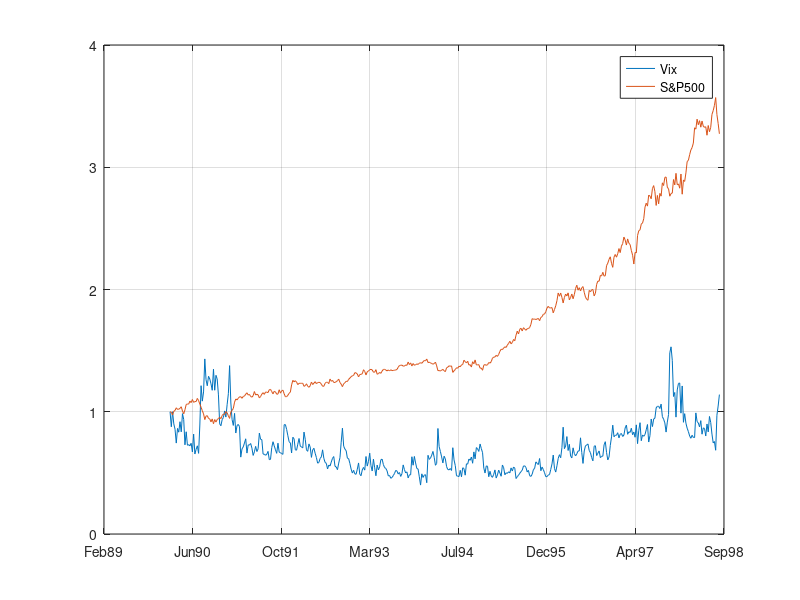

The MATLAB script that drew this image: (Note: this script raises an error after producing the figure.)
% this script performs the quest for invariance in the option market
% see "Risk and Asset Allocation"-Springer (2005), by A. Meucci


clc; close all; clear;

%%%%%%%%%%%%%%%%%%%%%%%%%%%%%%%%%%%%%%%%%%%%%%%%%%%%%%%%%%%%%%%%%%%%%%%%%%%%%%%%%%%%%%%%%%%%%%%%%%%%%%%%%%%%%%%%%%%%%%%%%%%%%%%%%%%%
% percentage volatility analysis

Start='5-Feb-1990'; % later than Jan 5th 1990
Stop='7-Aug-1998';  % before Dec 29th 2000

%%%%%%%%%%%%%%%%%%%%%%%%%%%%%%%%%%%%%%%%%%%%%%%%%%%%%%%%%%%%%%%%%%%%%%%%%%%%%%%%%%%%%%%%%%%%%%%%%%%%%%%%%%%%%%%%%%%%%%%%%%%%%%%%%%%%
load('DB_VIX'); % loads Dates, SPX and Vix (vectors of doubles)
Times=find(  (Dates>=datenum(Start)) & (Dates<=datenum(Stop))  );
Dates=Dates(Times);
SPX=SPX(Times);
Vix=Vix(Times);


figure
h=plot(Dates,Vix/Vix(1));
hold on
h=plot(Dates,SPX/SPX(1));
legend('Vix','S&P500')
datetick('x','mmmyy','keeplimits','keepticks');
grid on;


%%%%%%%%%%%%%%%%%%%%%%%%%%%%%%%%%%%%%%%%%%%%%%%%%%%%%%%%%%%%%%%%%%%%%%%%%%%%%%%%%%%%%%%%%%%%%%%%%%%%%%%%%%%%%%%%%%%%%%%%%%%%%%%%%%%%
% percentage volatility analysis
ATMFvol=Vix;
Dates_ATMFvol=Dates(1:end);
IIDAnalysis(Dates_ATMFvol,ATMFvol);

%%%%%%%%%%%%%%%%%%%%%%%%%%%%%%%%%%%%%%%%%%%%%%%%%%%%%%%%%%%%%%%%%%%%%%%%%%%%%%%%%%%%%%%%%%%%%%%%%%%%%%%%%%%%%%%%%%%%%%%%%%%%%%%%%%%%
% changes in percentage volatility analysis
ChangesATMFvol=Vix(2:end)-Vix(1:end-1);
Dates_ChangesATMFvol=Dates(2:end);
IIDAnalysis(Dates_ChangesATMFvol,ChangesATMFvol);